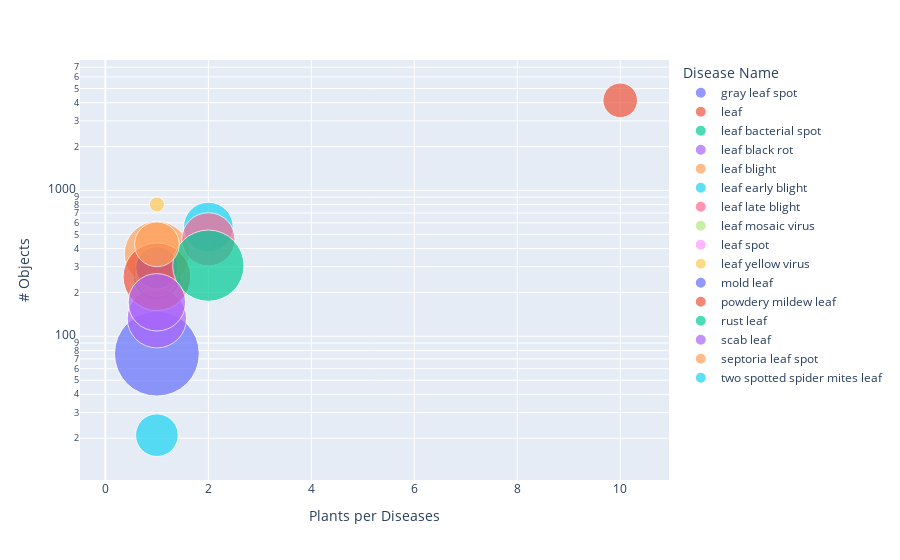

Notebook cell for this chart:
### Markdown cell above
### d) Disease study

### Code cell
import plotly.graph_objects as go
import plotly.express as px

# Get data about groups (Plants)
group = df.groupby("DiseasesName")
stats = []

for g in group:
    disease_name, plants_count, images, objects = g[0], len(g[1]["PlantsName"].unique()), len(g[1]["FileName"].unique()), len(g[1])
    plants_count, obj_per_img = len(g[1]["PlantsName"].unique()), objects/images
    size_object = (g[1]["Width"].multiply(g[1]["Height"])).mean(axis = 0)/1000000
    stats.append([disease_name, plants_count, round(size_object,4), objects, obj_per_img])


df_stats = pd.DataFrame(stats, columns =["Disease Name", "Plants per Diseases", "Size Object Mpx", "# Objects", "Obj per Img"] )

fig = px.scatter(df_stats, x="Plants per Diseases", y="# Objects", size="Size Object Mpx", color="Disease Name",
           hover_name="Disease Name", log_y = True, size_max=60)
fig.show()

### Figure 1 — Plotly figure (JSON) as saved in the notebook; plotly's stock layout.template omitted (floating-point values rounded to 4 significant figures)
{"data": [{"hovertemplate": "<b>%{hovertext}</b><br><br>Disease Name=gray leaf spot<br>Plants per Diseases=%{x}<br># Objects=%{y}<br>Size Object Mpx=%{marker.size}<extra></extra>", "hovertext": ["gray leaf spot"], "legendgroup": "gray leaf spot", "marker": {"color": "#636efa", "size": [0.1167], "sizemode": "area", "sizeref": 3.242e-05, "symbol": "circle"}, "mode": "markers", "name": "gray leaf spot", "orientation": "v", "showlegend": true, "type": "scatter", "x": [1], "xaxis": "x", "y": [76], "yaxis": "y"}, {"hovertemplate": "<b>%{hovertext}</b><br><br>Disease Name=leaf<br>Plants per Diseases=%{x}<br># Objects=%{y}<br>Size Object Mpx=%{marker.size}<extra></extra>", "hovertext": ["leaf"], "legendgroup": "leaf", "marker": {"color": "#EF553B", "size": [0.0194], "sizemode": "area", "sizeref": 3.242e-05, "symbol": "circle"}, "mode": "markers", "name": "leaf", "orientation": "v", "showlegend": true, "type": "scatter", "x": [10], "xaxis": "x", "y": [4148], "yaxis": "y"}, {"hovertemplate": "<b>%{hovertext}</b><br><br>Disease Name=leaf bacterial spot<br>Plants per Diseases=%{x}<br># Objects=%{y}<br>Size Object Mpx=%{marker.size}<extra></extra>", "hovertext": ["leaf bacterial spot"], "legendgroup": "leaf bacterial spot", "marker": {"color": "#00cc96", "size": [0.0372], "sizemode": "area", "sizeref": 3.242e-05, "symbol": "circle"}, "mode": "markers", "name": "leaf bacterial spot", "orientation": "v", "showlegend": true, "type": "scatter", "x": [1], "xaxis": "x", "y": [261], "yaxis": "y"}, {"hovertemplate": "<b>%{hovertext}</b><br><br>Disease Name=leaf black rot<br>Plants per Diseases=%{x}<br># Objects=%{y}<br>Size Object Mpx=%{marker.size}<extra></extra>", "hovertext": ["leaf black rot"], "legendgroup": "leaf black rot", "marker": {"color": "#ab63fa", "size": [0.0571], "sizemode": "area", "sizeref": 3.242e-05, "symbol": "circle"}, "mode": "markers", "name": "leaf black rot", "orientation": "v", "showlegend": true, "type": "scatter", "x": [1], "xaxis": "x", "y": [133], "yaxis": "y"}, {"hovertemplate": "<b>%{hovertext}</b><br><br>Disease Name=leaf blight<br>Plants per Diseases=%{x}<br># Objects=%{y}<br>Size Object Mpx=%{marker.size}<extra></extra>", "hovertext": ["leaf blight"], "legendgroup": "leaf blight", "marker": {"color": "#FFA15A", "size": [0.069], "sizemode": "area", "sizeref": 3.242e-05, "symbol": "circle"}, "mode": "markers", "name": "leaf blight", "orientation": "v", "showlegend": true, "type": "scatter", "x": [1], "xaxis": "x", "y": [368], "yaxis": "y"}, {"hovertemplate": "<b>%{hovertext}</b><br><br>Disease Name=leaf early blight<br>Plants per Diseases=%{x}<br># Objects=%{y}<br>Size Object Mpx=%{marker.size}<extra></extra>", "hovertext": ["leaf early blight"], "legendgroup": "leaf early blight", "marker": {"color": "#19d3f3", "size": [0.04], "sizemode": "area", "sizeref": 3.242e-05, "symbol": "circle"}, "mode": "markers", "name": "leaf early blight", "orientation": "v", "showlegend": true, "type": "scatter", "x": [2], "xaxis": "x", "y": [561], "yaxis": "y"}, {"hovertemplate": "<b>%{hovertext}</b><br><br>Disease Name=leaf late blight<br>Plants per Diseases=%{x}<br># Objects=%{y}<br>Size Object Mpx=%{marker.size}<extra></extra>", "hovertext": ["leaf late blight"], "legendgroup": "leaf late blight", "marker": {"color": "#FF6692", "size": [0.0459], "sizemode": "area", "sizeref": 3.242e-05, "symbol": "circle"}, "mode": "markers", "name": "leaf late blight", "orientation": "v", "showlegend": true, "type": "scatter", "x": [2], "xaxis": "x", "y": [462], "yaxis": "y"}, {"hovertemplate": "<b>%{hovertext}</b><br><br>Disease Name=leaf mosaic virus<br>Plants per Diseases=%{x}<br># Objects=%{y}<br>Size Object Mpx=%{marker.size}<extra></extra>", "hovertext": ["leaf mosaic virus"], "legendgroup": "leaf mosaic virus", "marker": {"color": "#B6E880", "size": [0.0142], "sizemode": "area", "sizeref": 3.242e-05, "symbol": "circle"}, "mode": "markers", "name": "leaf mosaic virus", "orientation": "v", "showlegend": true, "type": "scatter", "x": [1], "xaxis": "x", "y": [259], "yaxis": "y"}, {"hovertemplate": "<b>%{hovertext}</b><br><br>Disease Name=leaf spot<br>Plants per Diseases=%{x}<br># Objects=%{y}<br>Size Object Mpx=%{marker.size}<extra></extra>", "hovertext": ["leaf spot"], "legendgroup": "leaf spot", "marker": {"color": "#FF97FF", "size": [0.0288], "sizemode": "area", "sizeref": 3.242e-05, "symbol": "circle"}, "mode": "markers", "name": "leaf spot", "orientation": "v", "showlegend": true, "type": "scatter", "x": [1], "xaxis": "x", "y": [263], "yaxis": "y"}, {"hovertemplate": "<b>%{hovertext}</b><br><br>Disease Name=leaf yellow virus<br>Plants per Diseases=%{x}<br># Objects=%{y}<br>Size Object Mpx=%{marker.size}<extra></extra>", "hovertext": ["leaf yellow virus"], "legendgroup": "leaf yellow virus", "marker": {"color": "#FECB52", "size": [0.0037], "sizemode": "area", "sizeref": 3.242e-05, "symbol": "circle"}, "mode": "markers", "name": "leaf yellow virus", "orientation": "v", "showlegend": true, "type": "scatter", "x": [1], "xaxis": "x", "y": [801], "yaxis": "y"}, {"hovertemplate": "<b>%{hovertext}</b><br><br>Disease Name=mold leaf<br>Plants per Diseases=%{x}<br># Objects=%{y}<br>Size Object Mpx=%{marker.size}<extra></extra>", "hovertext": ["mold leaf"], "legendgroup": "mold leaf", "marker": {"color": "#636efa", "size": [0.029], "sizemode": "area", "sizeref": 3.242e-05, "symbol": "circle"}, "mode": "markers", "name": "mold leaf", "orientation": "v", "showlegend": true, "type": "scatter", "x": [1], "xaxis": "x", "y": [295], "yaxis": "y"}, {"hovertemplate": "<b>%{hovertext}</b><br><br>Disease Name=powdery mildew leaf<br>Plants per Diseases=%{x}<br># Objects=%{y}<br>Size Object Mpx=%{marker.size}<extra></extra>", "hovertext": ["powdery mildew leaf"], "legendgroup": "powdery mildew leaf", "marker": {"color": "#EF553B", "size": [0.0742], "sizemode": "area", "sizeref": 3.242e-05, "symbol": "circle"}, "mode": "markers", "name": "powdery mildew leaf", "orientation": "v", "showlegend": true, "type": "scatter", "x": [1], "xaxis": "x", "y": [256], "yaxis": "y"}, {"hovertemplate": "<b>%{hovertext}</b><br><br>Disease Name=rust leaf<br>Plants per Diseases=%{x}<br># Objects=%{y}<br>Size Object Mpx=%{marker.size}<extra></extra>", "hovertext": ["rust leaf"], "legendgroup": "rust leaf", "marker": {"color": "#00cc96", "size": [0.0824], "sizemode": "area", "sizeref": 3.242e-05, "symbol": "circle"}, "mode": "markers", "name": "rust leaf", "orientation": "v", "showlegend": true, "type": "scatter", "x": [2], "xaxis": "x", "y": [305], "yaxis": "y"}, {"hovertemplate": "<b>%{hovertext}</b><br><br>Disease Name=scab leaf<br>Plants per Diseases=%{x}<br># Objects=%{y}<br>Size Object Mpx=%{marker.size}<extra></extra>", "hovertext": ["scab leaf"], "legendgroup": "scab leaf", "marker": {"color": "#ab63fa", "size": [0.0534], "sizemode": "area", "sizeref": 3.242e-05, "symbol": "circle"}, "mode": "markers", "name": "scab leaf", "orientation": "v", "showlegend": true, "type": "scatter", "x": [1], "xaxis": "x", "y": [171], "yaxis": "y"}, {"hovertemplate": "<b>%{hovertext}</b><br><br>Disease Name=septoria leaf spot<br>Plants per Diseases=%{x}<br># Objects=%{y}<br>Size Object Mpx=%{marker.size}<extra></extra>", "hovertext": ["septoria leaf spot"], "legendgroup": "septoria leaf spot", "marker": {"color": "#FFA15A", "size": [0.0324], "sizemode": "area", "sizeref": 3.242e-05, "symbol": "circle"}, "mode": "markers", "name": "septoria leaf spot", "orientation": "v", "showlegend": true, "type": "scatter", "x": [1], "xaxis": "x", "y": [427], "yaxis": "y"}, {"hovertemplate": "<b>%{hovertext}</b><br><br>Disease Name=two spotted spider mites leaf<br>Plants per Diseases=%{x}<br># Objects=%{y}<br>Size Object Mpx=%{marker.size}<extra></extra>", "hovertext": ["two spotted spider mites leaf"], "legendgroup": "two spotted spider mites leaf", "marker": {"color": "#19d3f3", "size": [0.0295], "sizemode": "area", "sizeref": 3.242e-05, "symbol": "circle"}, "mode": "markers", "name": "two spotted spider mites leaf", "orientation": "v", "showlegend": true, "type": "scatter", "x": [1], "xaxis": "x", "y": [21], "yaxis": "y"}], "layout": {"legend": {"itemsizing": "constant", "title": {"text": "Disease Name"}, "tracegroupgap": 0}, "margin": {"t": 60}, "xaxis": {"anchor": "y", "domain": [0, 1], "title": {"text": "Plants per Diseases"}}, "yaxis": {"anchor": "x", "domain": [0, 1], "title": {"text": "# Objects"}, "type": "log"}}}
